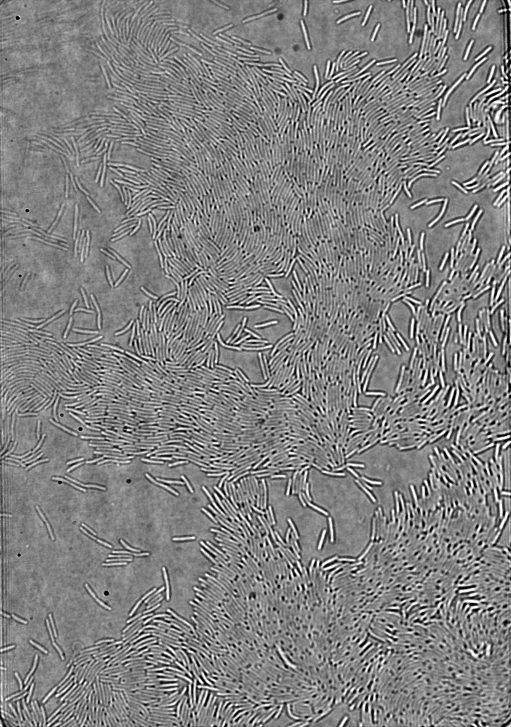
%> input picture Polarity/ExampleData/BFld/Img_0002.tif, 1022 x 1454 px (shown at 1/2 size)
$ octave --eval "fun_velocity('ExampleData/DefectTracking.png');"   (GNU Octave 9; MATLAB toolbox functions it lacks are replaced by stand-ins)
%> lines starting %> are read from the running program, lines starting %| are printed output that depends on the picture
### Polarity/Function/cal_velocity_optFlow.m
% Use optical flow to calculate the cell velocity
function [Vx_box,Vy_box] = cal_velocity_optFlow( I_bfld,X,Y )

% Window size of Gaussian smoothing
winGauss = 32;
% Window for local min-max filter
win_minmax = ones(6);

N = size( I_bfld,3 );

I_of = nan( size(I_bfld) );
for i = 1:1:N
    % I_temp = imadjust( method_Katie(I_proc(:,:,i),winGauss) );
    I_temp = imadjust( method_Katie(I_bfld(:,:,i),winGauss) );
    I_of(:,:,i) = FUN_localMinMax( I_temp.^0.3,win_minmax );
end

% Farneback method
of_level = 1;
% of_nb = 5;
% of_fs = 10;
of_nb = 10;
of_fs = 20;
opticFlow = opticalFlowFarneback( 'NumPyramidLevels',of_level, ...
    'NeighborhoodSize',of_nb,'FilterSize',of_fs );

Vx = nan( size(I_bfld) );
Vy = nan( size(I_bfld) );
for t = 1:1:N
    flow_temp = estimateFlow( opticFlow, I_of(:,:,t) );
    Vx(:,:,t) = imgaussfilt( flow_temp.Vx, 1 );
    Vy(:,:,t) = imgaussfilt( flow_temp.Vy, 1 );
end

% Smooth the velocity field
% Vx = imgaussfilt3( Vx,[3 3 1] );
% Vy = imgaussfilt3( Vy,[3 3 1] );


% Coarse grain the velocity field
Vx_box = nan( length(Y),length(X),N );
Vy_box = nan( length(Y),length(X),N );
box_size = X(2)-X(1);
for t = 1:1:N
    if rem( t,10 ) == 0
        disp( t )
    end
    Vx_box(:,:,t) = img_box( Vx(:,:,t),X,Y,box_size );
    Vy_box(:,:,t) = img_box( Vy(:,:,t),X,Y,box_size );
end

% Vx_box = imgaussfilt3( Vx_box,[3 3 1] );
% Vy_box = imgaussfilt3( Vy_box,[3 3 1] );

end


%% Local functions
% Coarse graining using mean
% [17 lines left out: function img_box, not called in this run]

% Image processing method by Katie
function I_out = method_Katie( l1,winGauss )
    % l1 = l1./imgaussfilt(l1,64);
    l1 = l1./imgaussfilt( l1,winGauss );
    l1 = imsharpen( l1,'Amount',3,'Radius',3 );
    l1 = imgaussfilt( l1,1 );
    I_out = normalise( l1 );
end

### Polarity/fun_velocity.m
% main_PIV_Agar
% Process images and perform PIV to get cell velocity
% Based on main_PIV_PAA.m and main_velocity_compare
%
% Written by Endao Han, V1, 9/1/2023
%
function fun_velocity( fileName )
%> called with fileName = 'ExampleData/DefectTracking.png'
% For debugging
%{
clear
close all

fileName = 'ExampleData';
%}

%% Basic parameters
% Input and output routes
routeIn = [pwd '\' fileName];
routeOut = routeIn;

addpath( 'Function' )

% Load parameters
lscl = 0.11;       % unit: micron
tscl = 15;       % unit: minute


%% Read in data
% Get basic parameters
fileList = dir( [routeIn '\BFld\*.tif'] );
N_img = size( fileList,1 );
I_0 = imread( [routeIn '\BFld\' fileList(1).name] );
%> I_0 is the input picture: size 1454x1022 uint8; min 0, max 255, mean 128.8
dImg = [ size( I_0,1 ) size( I_0,2 ) ];
%> dImg = [1454 1022]
x = 1:1:dImg(2);
%> x = 1022 values from 1 to 1022
y = 1:1:dImg(1);
%> y = 1454 values from 1 to 1454

% Read in images
I_proc = nan( dImg(1),dImg(2),N_img );
I = nan( dImg(1),dImg(2),N_img );
for i = 1:1:N_img
    I_proc(:,:,i) = imread( [routeIn '\BFld\' fileList(i).name] );
%> I_proc: size 1454x1022x4 double; 75% of the values are NaN or infinite; the others: min 0, max 255, mean 128.8
    I(:,:,i) = imread( [routeIn '\Laser\' fileList(i).name] );
end
I = rescale(I);
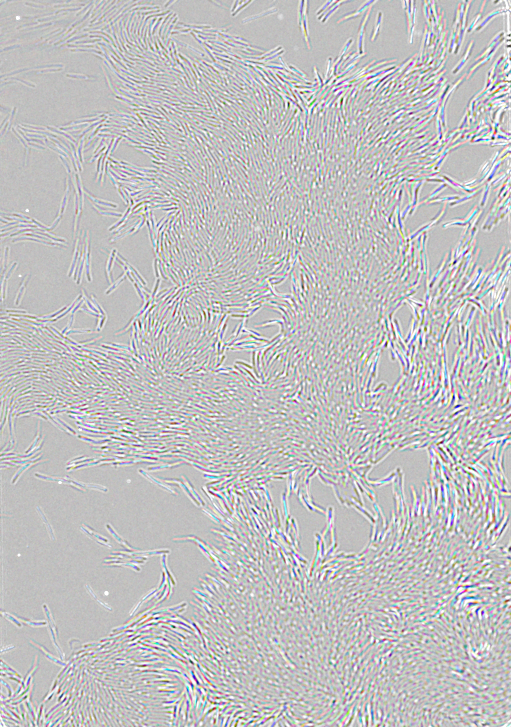
%> I: size 1454x1022x4 double (shown at 1/2 size); mean R, G, B, A 0.505, 0.499, 0.496, 0.498; transparent parts drawn white


%% Optical flow of BFld images
X = 21:20:1001;
Y = 21:20:1421;

display( 'Calculating cell velocity using optical flow. ' )
[Vx_op,Vy_op] = cal_velocity_optFlow( I_proc,X,Y );
%> the loop in cal_velocity_optFlow, `for i = 1:1:N` made 1 pass
%> pass 1, in method_Katie, `l1 = l1./imgaussfilt( l1,winGauss );`:
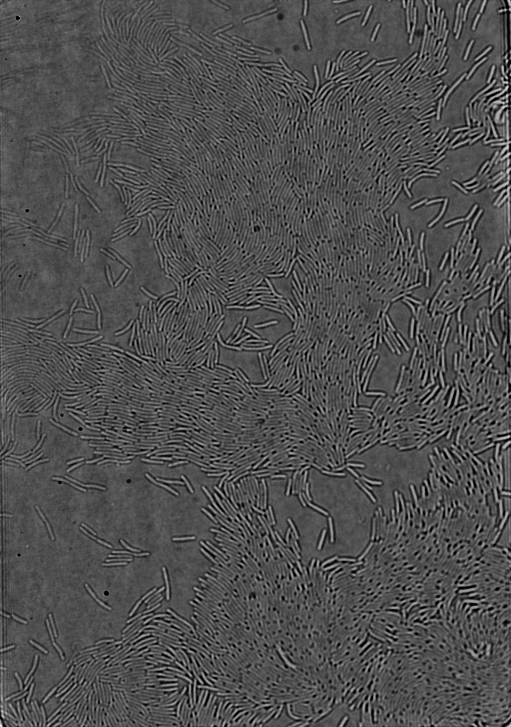
%> l1: size 1454x1022 double (shown at 1/2 size); min 0, max 3.22, mean 1.01; drawn with min black and max white
%> pass 1, in method_Katie, `l1 = imsharpen( l1,'Amount',3,'Radius',3 );`:
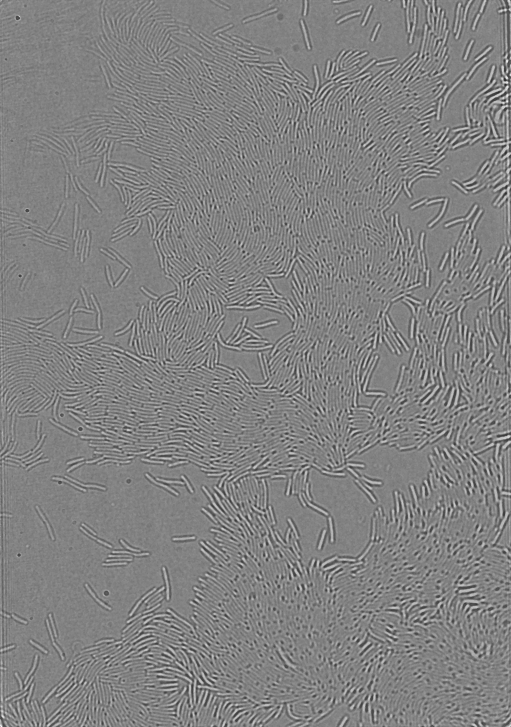
%> l1: size 1454x1022 double (shown at 1/2 size); min -5.54, max 7.27, mean 1.01; drawn with min black and max white
%> pass 1, in method_Katie, `l1 = imgaussfilt( l1,1 );`:
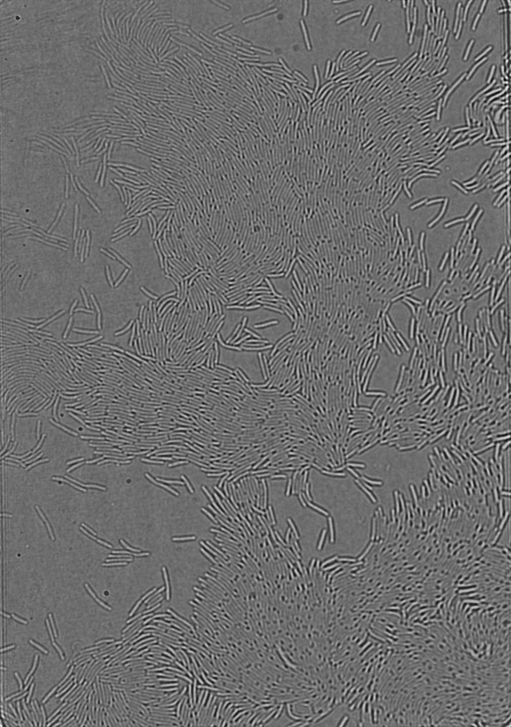
%> l1: size 1454x1022 double (shown at 1/2 size); min -2.92, max 6.22, mean 1.01; drawn with min black and max white
%> the run ends on the next line
% Convert unit to micron/min
optFlow.X = X;
optFlow.Y = Y;
optFlow.Vx_op = Vx_op*lscl/(tscl/60);
optFlow.Vy_op = Vy_op*lscl/(tscl/60);
save( [routeOut '\Data_optFlow.mat'],'optFlow' );


% ==================
end
% ==================
